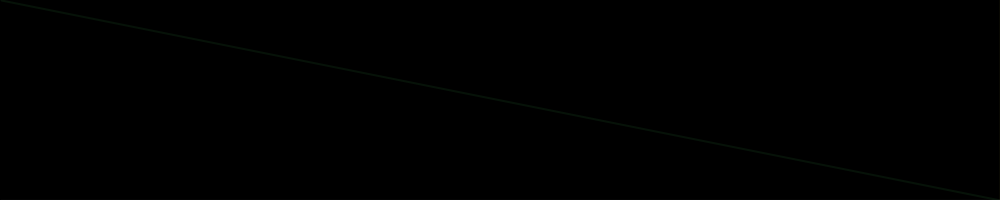
Frame 1 (no input)
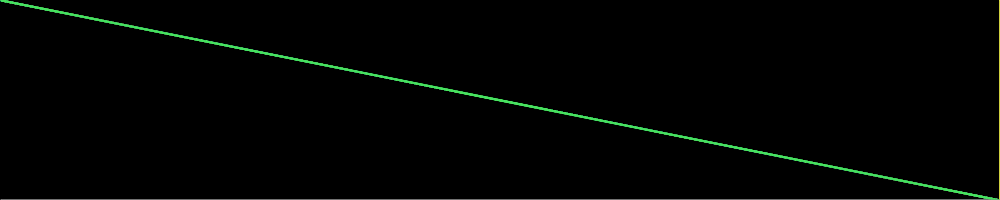
Frame 60 (the mouse pressed at the canvas centre just before this capture)
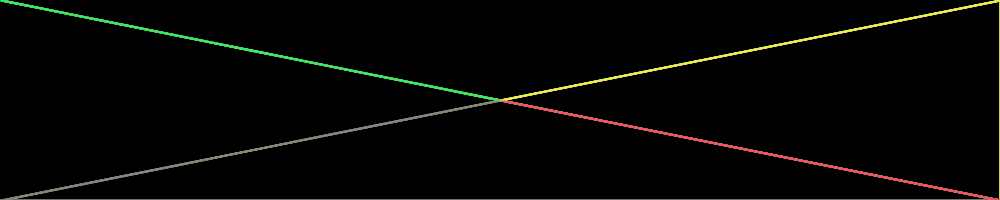
Frame 120 (the mouse held since frame 60 and released just before this capture)

The Processing sketch that drew these frames (run headless with seeded random() and noise(); from frame 60 on, the mouse is pressed at the canvas centre):

// Processing sketch: processing_37454
// ── processing_37454.pde

void setup() {
  size(1000, 200);    // acá defino el tamaño
  smooth();
  background(0,0,00);    //
  mouseX=width/1;
  mouseY=height/1;
}
void draw(){
A ();
B ();
C ();
D ();
}
void A () {
  stroke(245,77,99,20);
         strokeWeight (2) ;
  line(width/1, height/1, mouseX, mouseY); 
}
void B () {
  stroke (82,227,100,20);

    line(width/900, height/900, mouseX, mouseY); 

}
void C () {
  stroke (145,143,132,20);
  
  line(width/900, height/1, mouseX, mouseY); 
}
void D () {
  stroke (244,245,87,20);
  
  line(width/1, height/900, mouseX, mouseY);
} 
void mousePressed() {
background(0,0,0);

}
void keyPressed(){
background (255,255,255);

}


                
